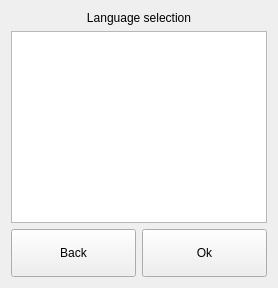
  <widget class="QWidget" name="page_11">
   <layout class="QGridLayout" name="gridLayout_14">
    <item row="0" column="0">
     <widget class="QLabel" name="label_14">
      <property name="text">
       <string>Language selection</string>
      </property>
      <property name="alignment">
       <set>Qt::AlignCenter</set>
      </property>
     </widget>
    </item>
    <item row="1" column="0">
     <widget class="QListWidget" name="lwLanguage"/>
    </item>
    <item row="2" column="0">
     <layout class="QHBoxLayout" name="horizontalLayout_4">
      <item>
       <widget class="QPushButton" name="bLangBack">
        <property name="sizePolicy">
         <sizepolicy hsizetype="Expanding" vsizetype="Fixed">
          <horstretch>0</horstretch>
          <verstretch>0</verstretch>
         </sizepolicy>
        </property>
        <property name="minimumSize">
         <size>
          <width>0</width>
          <height>48</height>
         </size>
        </property>
        <property name="maximumSize">
         <size>
          <width>16777215</width>
          <height>48</height>
         </size>
        </property>
        <property name="cursor">
         <cursorShape>PointingHandCursor</cursorShape>
        </property>
        <property name="text">
         <string>Back</string>
        </property>
       </widget>
      </item>
      <item>
       <widget class="QPushButton" name="bLangOk">
        <property name="sizePolicy">
         <sizepolicy hsizetype="Expanding" vsizetype="Fixed">
          <horstretch>0</horstretch>
          <verstretch>0</verstretch>
         </sizepolicy>
        </property>
        <property name="minimumSize">
         <size>
          <width>0</width>
          <height>48</height>
         </size>
        </property>
        <property name="maximumSize">
         <size>
          <width>16777215</width>
          <height>48</height>
         </size>
        </property>
        <property name="cursor">
         <cursorShape>PointingHandCursor</cursorShape>
        </property>
        <property name="text">
         <string>Ok</string>
        </property>
        <property name="icon">
         <iconset resource="resources.qrc">
          <normaloff>:/images/icons/button_ok.png</normaloff>:/images/icons/button_ok.png</iconset>
        </property>
        <property name="iconSize">
         <size>
          <width>32</width>
          <height>32</height>
         </size>
        </property>
       </widget>
      </item>
     </layout>
    </item>
   </layout>
  </widget>
